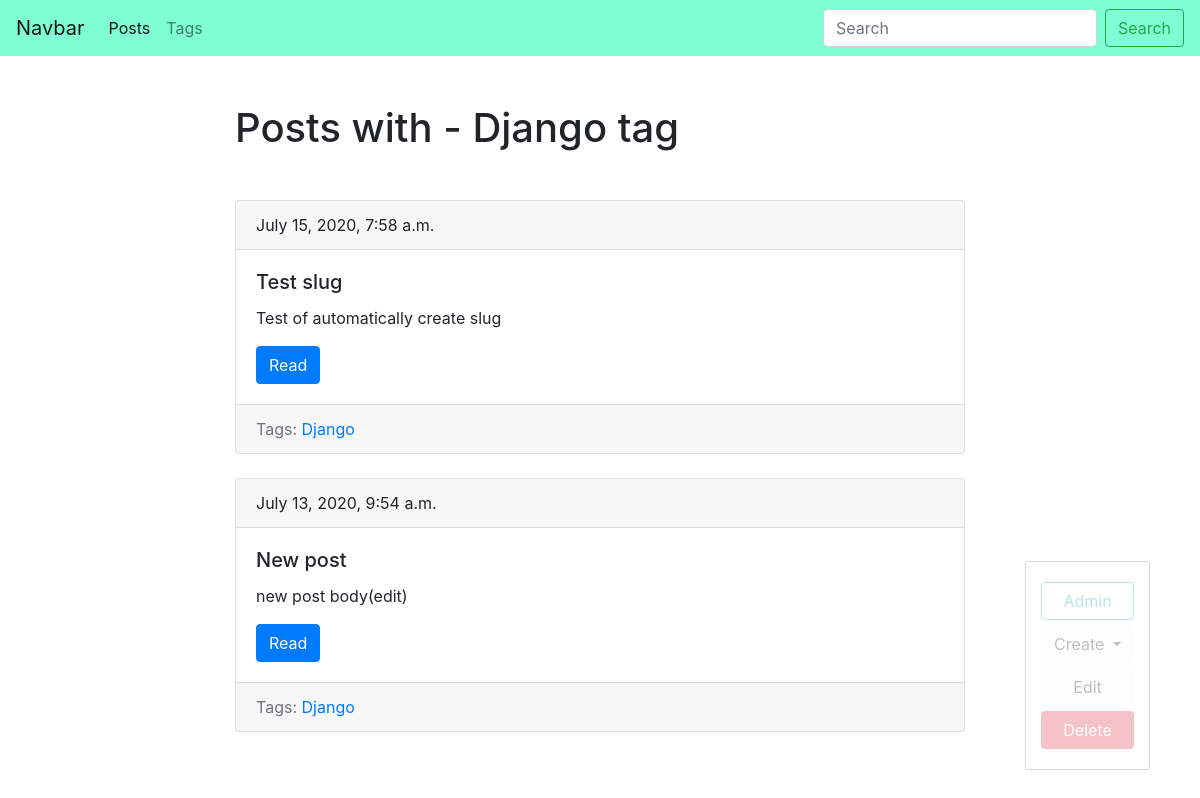
Page /blog/tags/django-1594885079/ (signed in) on the committed database.
### blog/models.py (models this page shows, shortened)
class Tag(models.Model):
    title = models.CharField(max_length=50)
    slug = models.SlugField(max_length=50, unique=True, blank=True)
    def get_absolute_url(self):
        return reverse('tag_details', kwargs={'slug': self.slug})
    def get_edit_url(self):
        return reverse('tag_edit_url', kwargs={'slug': self.slug})
    def get_delete_url(self):
        return reverse('tag_delete_url', kwargs={'slug': self.slug})
    class Meta:
        ordering = ['title']

class Post(models.Model):
    title = models.CharField(max_length=150, db_index=True)
    slug = models.SlugField(max_length=150, blank=True, unique=True)
    body = models.TextField(blank=True, db_index=True)
    tags = models.ManyToManyField('Tag', blank=True, related_name='posts')
    date_pub = models.DateTimeField(auto_now_add=True)
    def get_absolute_url(self):
        return reverse('post_details', kwargs={'slug': self.slug})
    class Meta:
        ordering = ['-date_pub']

### blog/views.py (the view)
# urls.py: path('tags/<str:slug>/', TagDetail.as_view(), name='tag_details'),
class TagDetail(ObjectDetailMixin, View):
    model = Tag
    template = 'blog/tag_detail.html'

### blog/utils.py (called while the page is built)
    def get(self, request, slug):
        obj = get_object_or_404(self.model, slug__iexact=slug)
        return render(request, self.template, context={self.model.__name__.lower(): obj, 'admin_object': obj})

### blog/templates/blog/tag_detail.html (shortened to what this page needs)
{% extends 'blog/base_blog.html' %}
{% block content %}
    <h1 class="mb-5">
        Posts with - {{ tag.title|title }} tag
    </h1>
    {% for post in tag.posts.all %}
        {% include 'blog/includes/post_card_template.html' %}
    {% endfor %}
{% endblock %}

### blog/templates/blog/includes/post_card_template.html
        <div class="card mb-4">
            <div class="card-header">
                {{ post.date_pub }}
            </div>
            <div class="card-body">
                <h5 class="card-title">{{ post.title }}</h5>
                <p class="card-text">{{ post.body }}</p>
                <a href="{{ post.get_absolute_url }}" class="btn btn-primary">Read</a>
            </div>
            <div class="card-footer text-muted">
                Tags:
                {% for tag in post.tags.all %}
                    <a href="{{ tag.get_absolute_url }}">{{ tag.title|title }}</a>
                {% endfor %}
            </div>
        </div>

### rows in the picture
Tag: title "Django"
Post: date_pub "July 15, 2020, 7:58 a.m.", title "Test slug", body "Test of automatically create slug"
Post: date_pub "July 13, 2020, 9:54 a.m.", title "New post", body "new post body(edit)"
